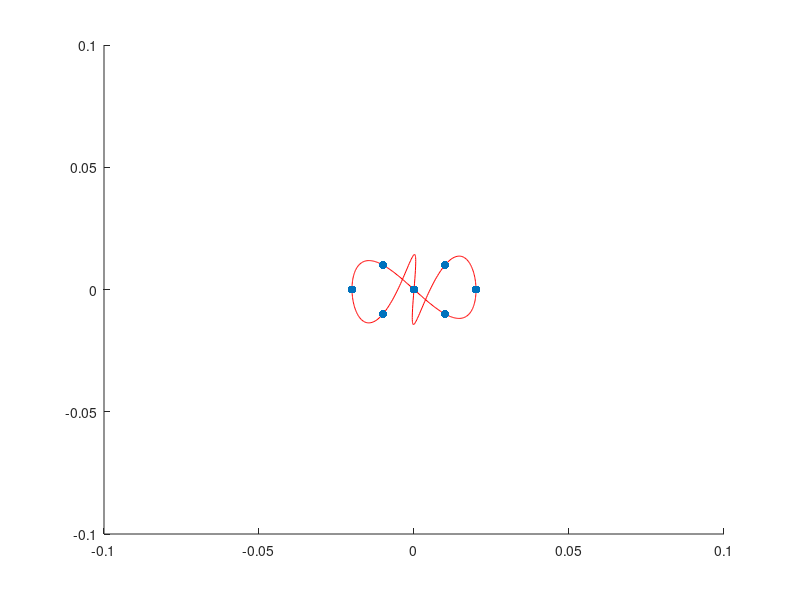

Source code (MATLAB): (Note: this script raises an error after producing the figure.)
clc
close all
clear all

%% Information
% point 1 = (0,0)
% point 2 = (3,3)
% point 3 = (-3,3)
% point 4 = (-3,-3)
% point 5 = (3,-3)
% point 6 = (0,0)

%Variables
%Un huit en trajectoire
OUT = [0.0/100  1.0/100   2.0/100   1.0/100  -1.0/100  -2.0/100  -1.0/100   0.0/100;
       0.0/100  1.0/100   0.0/100  -1.0/100   1.0/100   0.0/100  -1.0/100   0.0/100]';

% OUT = [0.0/100  3.0/100   0.0/100  -3.0/100  -3.0/100  -3.0/100   3.0/100   0.0/100;
%        0.0/100  3.0/100   3.0/100   3.0/100   0.0/100  -3.0/100  -3.0/100   0.0/100]';

Temps = linspace(1, 8, length(OUT(:,1)));
Position = 1:0.02:8;

%Pour les X
for n = 1:length(OUT(:,1))
    for nn = 1:length(OUT(:,1));
        C(nn, n) = (Temps(nn)).^(n-1);
    end
end

%Pour les Y
for n = 1:length(OUT(:,2))
    S(n,1) = OUT(n,2);
    S2(n,1) = OUT(n,1);
end

clear n nn

%Calcul de l'interpolation
A1 = pinv(C)*S;
A2 = pinv(C)*S2;

H1 = A1(8).*Position.^7 + A1(7).*Position.^6 + A1(6).*Position.^5 + A1(5).*Position.^4 + A1(4).*Position.^3 + A1(3).*Position.^2 + A1(2).*Position + A1(1);
H2 = A2(8).*Position.^7 + A2(7).*Position.^6 + A2(6).*Position.^5 + A2(5).*Position.^4 + A2(4).*Position.^3 + A2(3).*Position.^2 + A2(2).*Position + A2(1);

H1 = H1(:);
H2 = H2(:);

%Ajustement pour le maximum
H1(H1 <= -0.08) = -0.08;
H1(H1 >=  0.08) =  0.08;
H2(H2 <= -0.08) = -0.08;
H2(H2 >=  0.08) =  0.08;

figure
hold on
plot(H2, H1, "red")
scatter(OUT(:,1), OUT(:,2), "blue", 'filled')
xlim([-0.1 0.1])
ylim([-0.1 0.1])

%% Save les valeurs 
Path = which("Trajectoire.m");
Path = strrep(Path, 'Trajectoire.m', 'Trajectoire.mat');
save(Path, "-mat");


%% Autre
% Si on veut juste de point vers point
% Diviser = 10;

% for n = 2:length(OUT(:,1))
%     if OUT(n,1) == OUT(n-1,1)
%         X = OUT(n,1)*ones(1, Diviser);
%     elseif OUT(n,1) < OUT(n-1,1)
%         X = linspace(OUT(n-1,1),OUT(n,1),Diviser);
%     elseif OUT(n,1) > OUT(n-1,1)
%         X = linspace(OUT(n-1,1),OUT(n,1), Diviser);
%     end
% 
%     if OUT(n,2) == OUT(n-1,2)
%         Y = OUT(n,2)*ones(1, Diviser);
%     elseif OUT(n,2) < OUT(n-1,2)
%         Y = linspace(OUT(n-1,2),OUT(n,2),Diviser);
%     elseif OUT(n,2) > OUT(n-1,2)
%         Y = linspace(OUT(n-1,2),OUT(n,1), Diviser);
%     end
% 
%     if n == 2
%         Xout = X;
%         Yout = Y;
%     else
%         Xout = [Xout X];
%         Yout = [Yout Y];
%     end
% end
% figure
% scatter(Xout, Yout)
% xlim([-4 4])
% ylim([-4 4])


disp("Hello World");